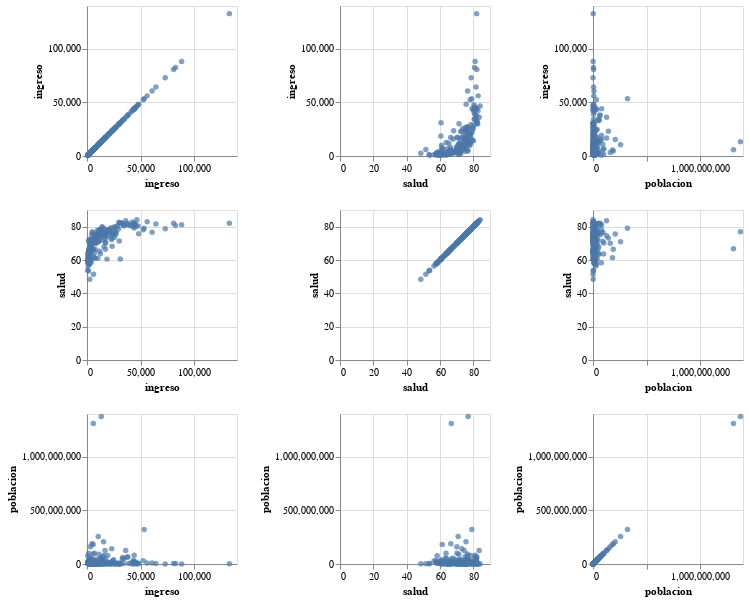

Here is the notebook cell this chart was saved with:
### Code cell
alt.Chart(gapminder).mark_circle().encode(
    alt.X(alt.repeat("column"), type='quantitative'),
    alt.Y(alt.repeat("row"), type='quantitative')
).properties(
width=150 , 
    height=150
).repeat(
    row=["ingreso","salud","poblacion"],
    column=["ingreso","salud","poblacion"]
)

### Figure 1 — Vega-Lite specification as saved in the notebook (floating-point values rounded to 4 significant figures; data arrays with more than 128 entries replaced by an {"elided": "..."} marker saying what was removed)
{"$schema": "https://vega.github.io/schema/vega-lite/v3.4.0.json", "config": {"background": "white", "mark": {"tooltip": null}, "view": {"height": 300, "width": 400}}, "datasets": {"data-6e513b66e01b1345285b705d0b879c42": {"elided": "187 records"}}, "repeat": {"column": ["ingreso", "salud", "poblacion"], "row": ["ingreso", "salud", "poblacion"]}, "spec": {"data": {"name": "data-6e513b66e01b1345285b705d0b879c42"}, "encoding": {"x": {"field": {"repeat": "column"}, "type": "quantitative"}, "y": {"field": {"repeat": "row"}, "type": "quantitative"}}, "height": 150, "mark": "circle", "width": 150}}
